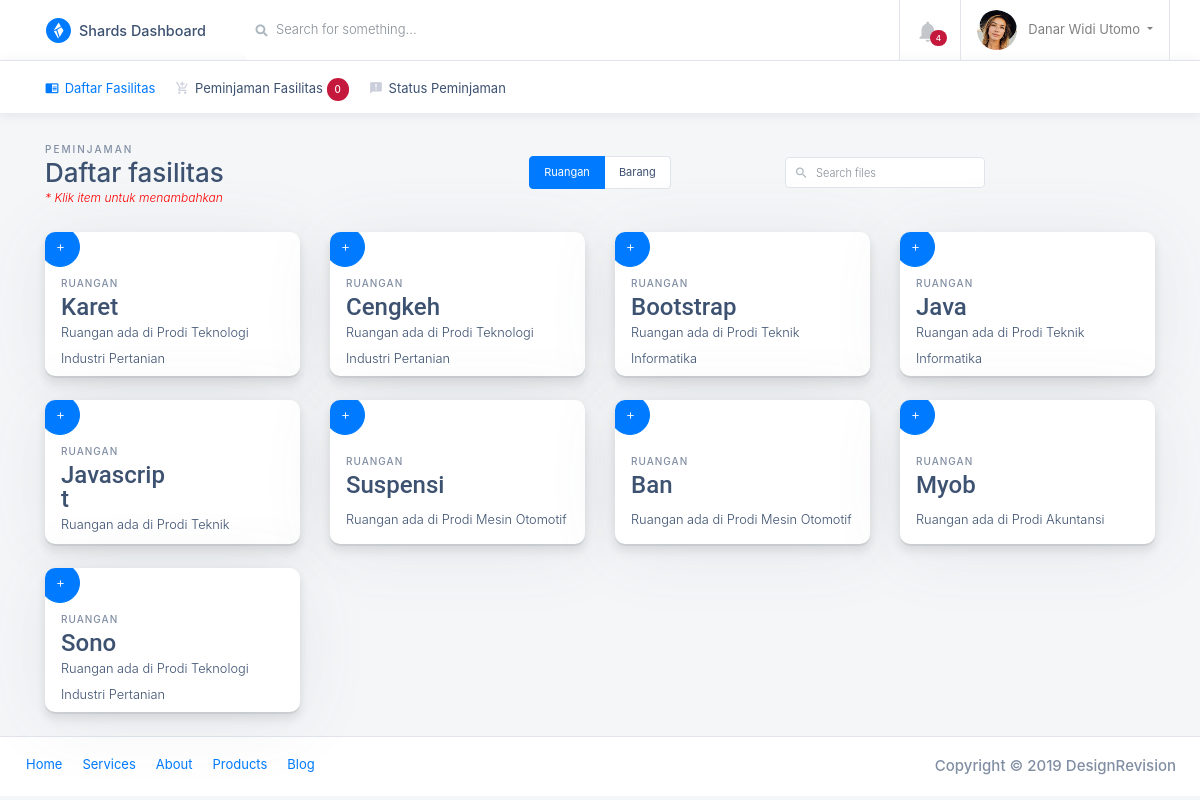
Page /peminjaman-user-list.php?kind=ruangan (signed in) on the committed database.
### tables this page shows
CREATE TABLE `ruangan` (
  `id` int(11) unsigned NOT NULL AUTO_INCREMENT,
  `nama_ruangan` varchar(100) DEFAULT NULL,
  `prodi_id` int(11) unsigned DEFAULT NULL,
  `status` int(1) DEFAULT 0,
  PRIMARY KEY (`id`),
  KEY `prodi_id` (`prodi_id`),
  CONSTRAINT `ruangan_ibfk_1` FOREIGN KEY (`prodi_id`) REFERENCES `prodi` (`id`) ON DELETE CASCADE ON UPDATE CASCADE
);

CREATE TABLE `prodi` (
  `id` int(11) unsigned NOT NULL AUTO_INCREMENT,
  `nama_prodi` varchar(100) DEFAULT NULL,
  PRIMARY KEY (`id`)
);

### model/getdata.php (called while the page is built, shortened)
<?php
require_once 'database.php';
function get_data($q = null){
    $results = [];
    if($q != null){
        $db = new Database();
        if($db->query($q)){
        $results = $db->fetch();
        }
    }
    return $results;
}

### model/database.php (called while the page is built, shortened)
<?php
class Database {
    private $connection;
    private $query;
    private $results = [];
    public function connect(){
        $this->connection = mysqli_connect('127.0.0.1','root','','simfak');
    }
    public function query($sql){
         return $this->query = mysqli_query($this->connection,$sql) or die(mysqli_error($this->connection));
    }
    public function fetch(){
     if($this->query->num_rows > 0){
         while ($row = mysqli_fetch_assoc($this->query)){
             array_push($this->results,(object)$row);
         }
     }
     return $this->results;
    }
}
?>

### peminjaman-user-list.php (the view, shortened to what this page needs)
<?php
require_once './_partials/header.php';
require_once './model/getdata.php';
$get        = $_GET;
$table      = isset( $get['kind'] ) && $get['kind'] == 'barang' ? 'barang' : 'ruangan';
$objectName = isset( $get['kind'] ) && $get['kind'] == 'barang' ? 'nama_barang' : 'nama_ruangan';
$query      = isset( $get['kind'] ) && $get['kind'] == 'barang' ? "SELECT * FROM barang"
	: "SELECT ruangan.id,ruangan.nama_ruangan,ruangan.status,prodi.nama_prodi FROM ruangan LEFT OUTER JOIN prodi ON ruangan.prodi_id = prodi.id WHERE ruangan.status = 0";
$datas      = get_data( $query );
?>
<body class="h-100" data-gr-c-s-loaded="true">
<div class="container-fluid">
    <div class="row h-100">
        <main class="main-content col-lg-12 col-md-12 col-sm-12 p-0">
			<?php include( './_partials/navbar-user.php' ) ?>
			<?php include( './_partials/topbar-user.php' ) ?>
            <div class="main-content-container container">
                <div class="page-header row no-gutters py-4 d-flex justify-content-between">
                    <div class="col-12 col-sm-4 text-center text-sm-left mb-4 mb-sm-0">
                        <span class="text-uppercase page-subtitle">Peminjaman</span>
                        <h3 class="page-title">Daftar fasilitas</h3>
                        <small style="color:red;"><i>* Klik item untuk menambahkan</i></small>
                    </div>
                    <div class="col-12 col-sm-4 d-flex align-items-center">
                        <div class="btn-group btn-group-sm btn-group-toggle d-inline-flex mb-4 mb-sm-0 mx-auto"
                             role="group" aria-label="Page actions">
                            <a href="./peminjaman-user-list.php?kind=ruangan"
                               class="btn btn-white <?php echo isset( $get['kind'] ) && $get['kind'] == 'ruangan' ? 'active' : null ?>">
                                Ruangan </a>
                            <a href="./peminjaman-user-list.php?kind=barang"
                               class="btn btn-white <?php echo isset( $get['kind'] ) && $get['kind'] == 'barang' ? 'active' : null ?>">
                                Barang </a>
                        </div>
                    </div>
                    <div class="col-12 col-sm-4 d-flex align-items-center">
                        <div class=" input-group input-group-sm ml-auto input-group-seamless">
                            <div class="input-group-prepend">
                                <div class="input-group-text">
                                    <i class="material-icons"></i>
                                </div>
                            </div>
                            <input type="text" class="form-control form-control-sm file-manager-cards__search"
                                   placeholder="Search files">
                        </div>
                    </div>
                </div>
                <div class="row">
					<?php
					foreach ( $datas as $key => $item ):?>
                        <div class="col-12 col-md-6 col-lg-3 mb-4">
                            <form action="./model/keranjang.php" method="post">
                                <div class="stats-small card card-small">
                                    <button type="button" id="btn-modal-pinjam" data-toggle="modal"
                                            data-target="#myPinjam" <?php echo isset($item->status)&&$item->status == 1?'disabled':null?> data-user_id="<?php echo $_SESSION['nim'] ?>"
                                            data-item_id="<?php echo $item->id ?>" data-kind="<?php echo $table ?>"
										<?php echo $table == 'barang' ? "data-jumlah=$item->jumlah" : null ?>
                                            style="width: 40px; height: 40px; border-radius: 100%;position:relative;left:-5px;top:-5px;"
                                            class="btn btn-primary btn-sm btn-pill mb-0"><i
                                                class="material-icons">add</i></button>
                                    <div class="card-body px-0 pb-0 pt-1">
                                        <div class="d-flex px-3 align-items-start flex-column" style="height: 100px;">
                                            <div class="mt-0 mb-auto stats-small__data">
                                                <span class="stats-small__label mb-1 text-uppercase"><?php echo $table ?></span>
                                                <h6 class="stats-small__value count m-0"><?php echo $item->{$objectName} ?></h6>
                                            </div>
                                            <div class="h6">
												<?php if ( $get['kind'] == 'ruangan' ): ?>
                                                    <small>Ruangan ada di Prodi <?php echo $item->nama_prodi ?></small>
												<?php endif; ?>
                                            </div>
                                        </div>
                                    </div>
                                </div>
                            </form>
                        </div>
					<?php endforeach; ?>
                </div>
            </div>
			<?php include './_partials/footer-user.php' ?>
        </main>
    </div>
</div>
</body>
</html>

### rows in the picture
ruangan: objectName "Karet", prodi.nama_prodi "Teknologi Industri Pertanian"
ruangan: objectName "Cengkeh", prodi.nama_prodi "Teknologi Industri Pertanian"
ruangan: objectName "Bootstrap", prodi.nama_prodi "Teknik Informatika"
ruangan: $item->id 4 (drawn), objectName "Java", prodi.nama_prodi "Teknik Informatika"
ruangan: objectName "Javascript", prodi.nama_prodi "Teknik…"
ruangan: objectName "Suspensi", prodi.nama_prodi "Mesin Otomotif"
ruangan: objectName "Ban", prodi.nama_prodi "Mesin Otomotif"
ruangan: objectName "Myob", prodi.nama_prodi "Akuntansi"
ruangan: objectName "Sono", prodi.nama_prodi "Teknologi Industri Pertanian"

### other values in the picture
$count_notif[0]->number "4"
$_SESSION['name'] "Danar Widi Utomo"
$totalCart "0"
